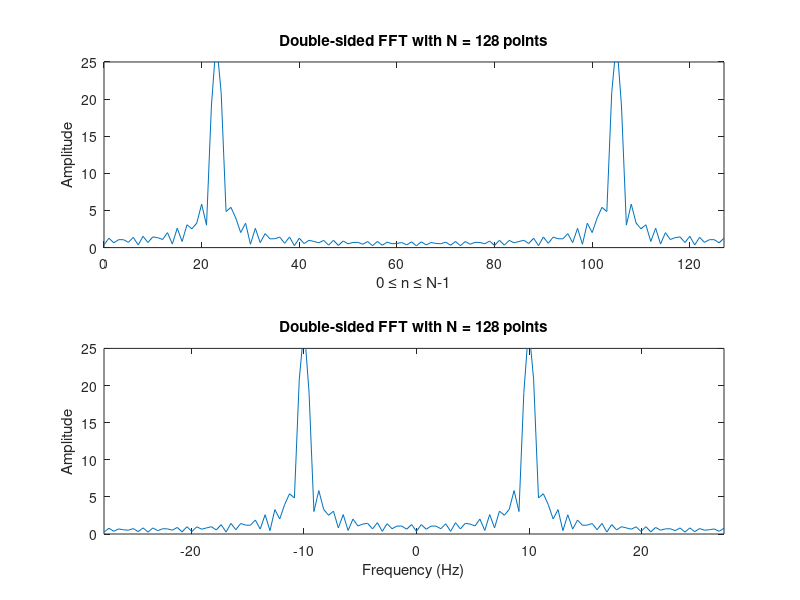

MATLAB code to generate this figure:
clear all; clc;
%% Time-discrete signal
f = 10;
fs = 5.55*f; % sampling freq. >= 2 max signal freq. (according to Nyquist theorem)
phase = (1/3)*pi;
t = 0:1/fs:1; % time base
x = sin(2*pi*f*t + phase);

% figure()
% plot(t, x, '--o');
% title(['Sine wave with f = ', num2str(f), ' Hz']);
% xlabel('Time (s)');
% ylabel('Amplitude');

%% Perform the DFT through the use of the FFT algorithm
figure()
subplot(2, 1, 1);
N = 2^7; % consider N-point DFT    
n_range = 0:(N-1); % negative and positive frequencies
X = fft(x, N); % compute DFT using FFT      
%
plot(n_range, abs(X)); % NOTE: we only take the amplitude of X_n      
title(['Double-sided FFT with N = ', num2str(N), ' points']);   
xlabel('0 \leq n \leq N-1')        
ylabel('Amplitude');
xlim([n_range(1), n_range(N)])
ylim([0, 25])

hold on

subplot(2, 1, 2);
N = 2^7; % consider N-point DFT    
delta = fs/N; % freq. resolution
freqs = (-N/2:N/2-1) * delta; % negative and positive frequencies
X = fftshift(fft(x, N)); % compute DFT using FFT      
%
plot(freqs, abs(X)); % NOTE: we only take the amplitude of X_n      
title(['Double-sided FFT with N = ', num2str(N), ' points']);        
xlabel('Frequency (Hz)')        
ylabel('Amplitude');
xlim([freqs(1), freqs(N)])
ylim([0, 25])
